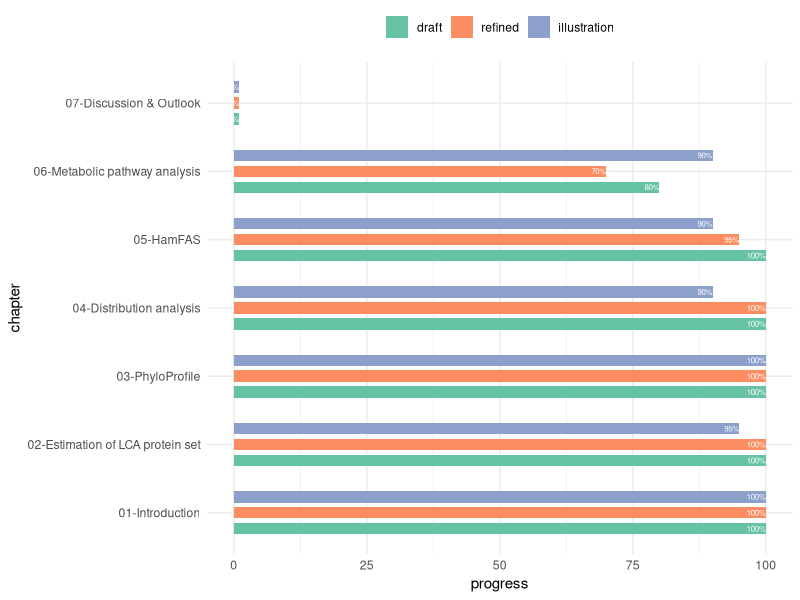
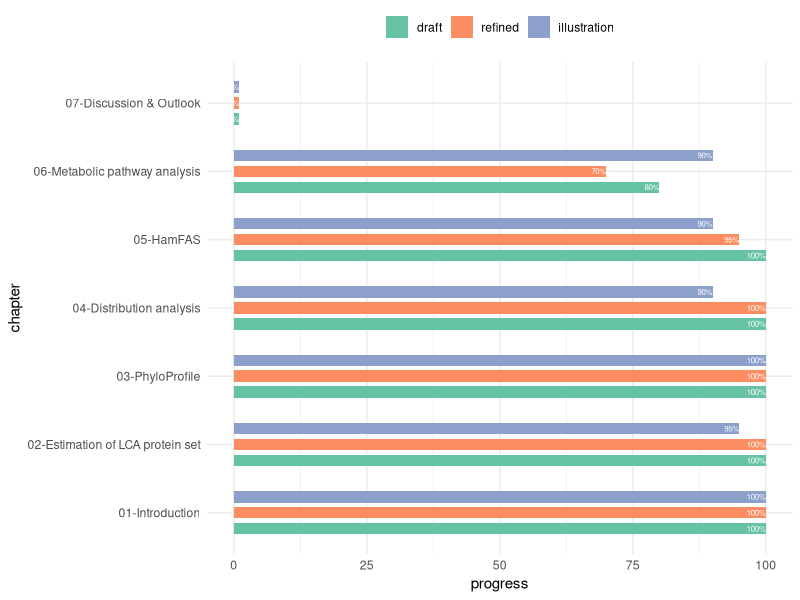

These figures' R source, in order:
### thesis writing progess
library(ggplot2)
chapter <- rep(c("01-Introduction","02-Estimation of LCA protein set",
                 "03-PhyloProfile",
                 "04-Distribution analysis","05-HamFAS",
                 "06-Metabolic pathway analysis",
                 "07-Discussion & Outlook"), each = 3)
type <- rep(c("draft","refined","illustration"),5)
progress <- c(100,100,100, # chapter 01 Introduction
              100,100,95, # chapter 02 LCA estimation
              100,100,100, # chapter 03 PhyloProfile
              100,100,90, # chapter 04 Distribution analysis
              100,95,90, # chapter 05 HamFAS
              80,70,90, # chapter 06 pathway analysis
              1,1,1 # chapter 07 Discussion & Outlook
              )

df <- as.data.frame(cbind(chapter,type,progress), stringsAsFactors = FALSE)
df$progress <- as.numeric(df$progress)
df$type <- factor(df$type, levels = c("draft","refined","illustration"))

ggplot(df, aes(x = chapter, y = progress)) +
  geom_bar(aes(fill = type), stat = "identity", position = position_dodge(width = 0.7), width = 0.5) +
  geom_text(aes(label = paste0(progress,"%"), group = type), color = "white", size = 2, position = position_dodge(width = 0.7), hjust = 1) +
  coord_flip() +
  theme_minimal() +
  scale_fill_brewer(palette = "Set2") +
  theme(legend.position = "top", legend.title = element_blank())

ggsave("/Users/trvinh/work/thesis/microsporidia/progress.png", width = 20, height = 10, units = "cm")
